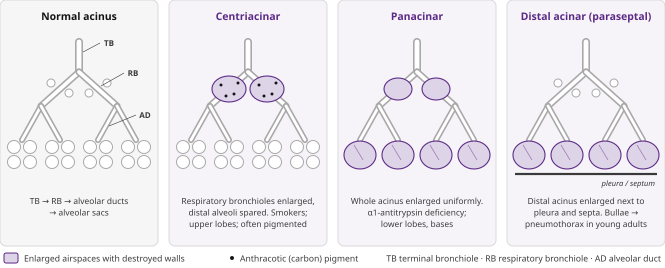

This chart was generated by the following Python code:
"""Acinar distribution of emphysema: normal vs centriacinar vs panacinar vs distal acinar.
Run: python3 illus/ch09_emphysema.py  -> illus/ch09_emphysema.svg"""
import os, sys
sys.path.insert(0, os.path.join(os.path.dirname(__file__), "..", "tools"))
from diagrams import A, A60, A40, A20, A10, A05, INK, INK2, G20, G40, G05, esc

W, H, PW, GAP = 665, 268, 158, 11
o = [f'<svg xmlns="http://www.w3.org/2000/svg" viewBox="0 0 {W} {H}" width="{W}" height="{H}" font-family="BookSans, sans-serif">']


def tube(x1, y1, x2, y2, w=7):
    o.append(f'<line x1="{x1}" y1="{y1}" x2="{x2}" y2="{y2}" stroke="{G40}" stroke-width="{w}" stroke-linecap="round"/>')
    o.append(f'<line x1="{x1}" y1="{y1}" x2="{x2}" y2="{y2}" stroke="#fff" stroke-width="{w-3.2}" stroke-linecap="round"/>')


def alv(x, y, r=6.5, hot=False):
    fill, stroke = (A20, A) if hot else ("#fff", G40)
    o.append(f'<circle cx="{x}" cy="{y}" r="{r}" fill="{fill}" stroke="{stroke}" stroke-width="1"/>')


def blob(x, y, rx, ry):
    o.append(f'<ellipse cx="{x}" cy="{y}" rx="{rx}" ry="{ry}" fill="{A20}" stroke="{A}" stroke-width="1.1"/>')


def acinus(cx, kind):
    # terminal bronchiole and two respiratory bronchioles
    tube(cx, 42, cx, 72, 8)
    rb_ends = [(cx - 38, 106), (cx + 38, 106)]
    for ex, ey in rb_ends:
        tube(cx, 72, ex, ey)
    ad_ends = []
    for ex, ey in rb_ends:
        for dx in (-19, 19):
            ad_ends.append((ex + dx, ey + 34))
            tube(ex, ey, ex + dx, ey + 34, 6)
    # respiratory-bronchiole buds (alveoli opening off the wall)
    for sx in (-1, 1):
        mx, my = cx + sx * 19, 89
        if kind in ("centri", "pan"):
            blob(mx, my, 17 if kind == "centri" else 14, 13 if kind == "centri" else 11)
            if kind == "centri":
                for px, py in ((-8, -4), (5, 5), (9, -6), (-3, 7)):
                    o.append(f'<circle cx="{mx+px}" cy="{my+py}" r="1.5" fill="{INK}"/>')
        else:
            alv(mx - 9 * sx, my + 4, 4)
            alv(mx + 9 * sx, my - 6, 4)
    # alveolar sacs at the ends of the alveolar ducts
    for ex, ey in ad_ends:
        if kind == "pan" or kind == "distal":
            blob(ex, ey + 15, 16, 14)
            o.append(f'<line x1="{ex-6}" y1="{ey+5}" x2="{ex+3}" y2="{ey+20}" stroke="{A60}" stroke-width=".8"/>')
        else:
            for dx, dy in ((-8, 7), (8, 7), (-8, 22), (8, 22)):
                alv(ex + dx, ey + dy)


panels = [
    ("Normal acinus", "normal", ["TB → RB → alveolar ducts", "→ alveolar sacs"]),
    ("Centriacinar", "centri", ["Respiratory bronchioles enlarged,", "distal alveoli spared. Smokers;", "upper lobes; often pigmented"]),
    ("Panacinar", "pan", ["Whole acinus enlarged uniformly.", "α1-antitrypsin deficiency;", "lower lobes, bases"]),
    ("Distal acinar (paraseptal)", "distal", ["Distal acinus enlarged next to", "pleura and septa. Bullae →", "pneumothorax in young adults"]),
]
for i, (title, kind, sub) in enumerate(panels):
    x0 = i * (PW + GAP)
    cx = x0 + PW / 2
    o.append(f'<rect x="{x0}" y="0" width="{PW}" height="{H-22}" rx="6" fill="{A05 if kind != "normal" else G05}" stroke="{G20}"/>')
    o.append(f'<text x="{cx}" y="20" font-size="10.4" font-weight="700" fill="{A if kind != "normal" else INK}" text-anchor="middle">{esc(title)}</text>')
    if kind == "distal":
        o.append(f'<line x1="{x0+8}" y1="174" x2="{x0+PW-8}" y2="174" stroke="{INK2}" stroke-width="2.2"/>')
        o.append(f'<text x="{x0+PW-10}" y="186" font-size="7.6" font-style="italic" fill="{INK2}" text-anchor="end">pleura / septum</text>')
    acinus(cx, kind)
    if kind == "normal":
        for lab, lx, ly, tx, ty in (("TB", cx + 4, 52, cx + 30, 46), ("RB", cx + 22, 86, cx + 54, 76), ("AD", cx + 30, 126, cx + 66, 118)):
            o.append(f'<line x1="{lx}" y1="{ly}" x2="{tx-9}" y2="{ty-3}" stroke="{INK2}" stroke-width=".6"/>')
            o.append(f'<text x="{tx}" y="{ty}" font-size="8" font-weight="700" fill="{INK2}" text-anchor="middle">{lab}</text>')
    for k, line in enumerate(sub):
        o.append(f'<text x="{cx}" y="{204 + k*11.5}" font-size="8.4" fill="{INK2}" text-anchor="middle">{esc(line)}</text>')
# legend
o.append(f'<rect x="4" y="{H-15}" width="14" height="10" rx="2" fill="{A20}" stroke="{A}"/>')
o.append(f'<text x="24" y="{H-6.5}" font-size="8.6" fill="{INK2}">Enlarged airspaces with destroyed walls</text>')
o.append(f'<circle cx="232" cy="{H-10}" r="2" fill="{INK}"/>')
o.append(f'<text x="240" y="{H-6.5}" font-size="8.6" fill="{INK2}">Anthracotic (carbon) pigment</text>')
o.append(f'<text x="{W-4}" y="{H-6.5}" font-size="8.6" fill="{INK2}" text-anchor="end">TB terminal bronchiole · RB respiratory bronchiole · AD alveolar duct</text>')
o.append("</svg>")
open(os.path.join(os.path.dirname(os.path.abspath(__file__)), "ch09_emphysema.svg"), "w", encoding="utf-8").write("".join(o))
print("ok")
